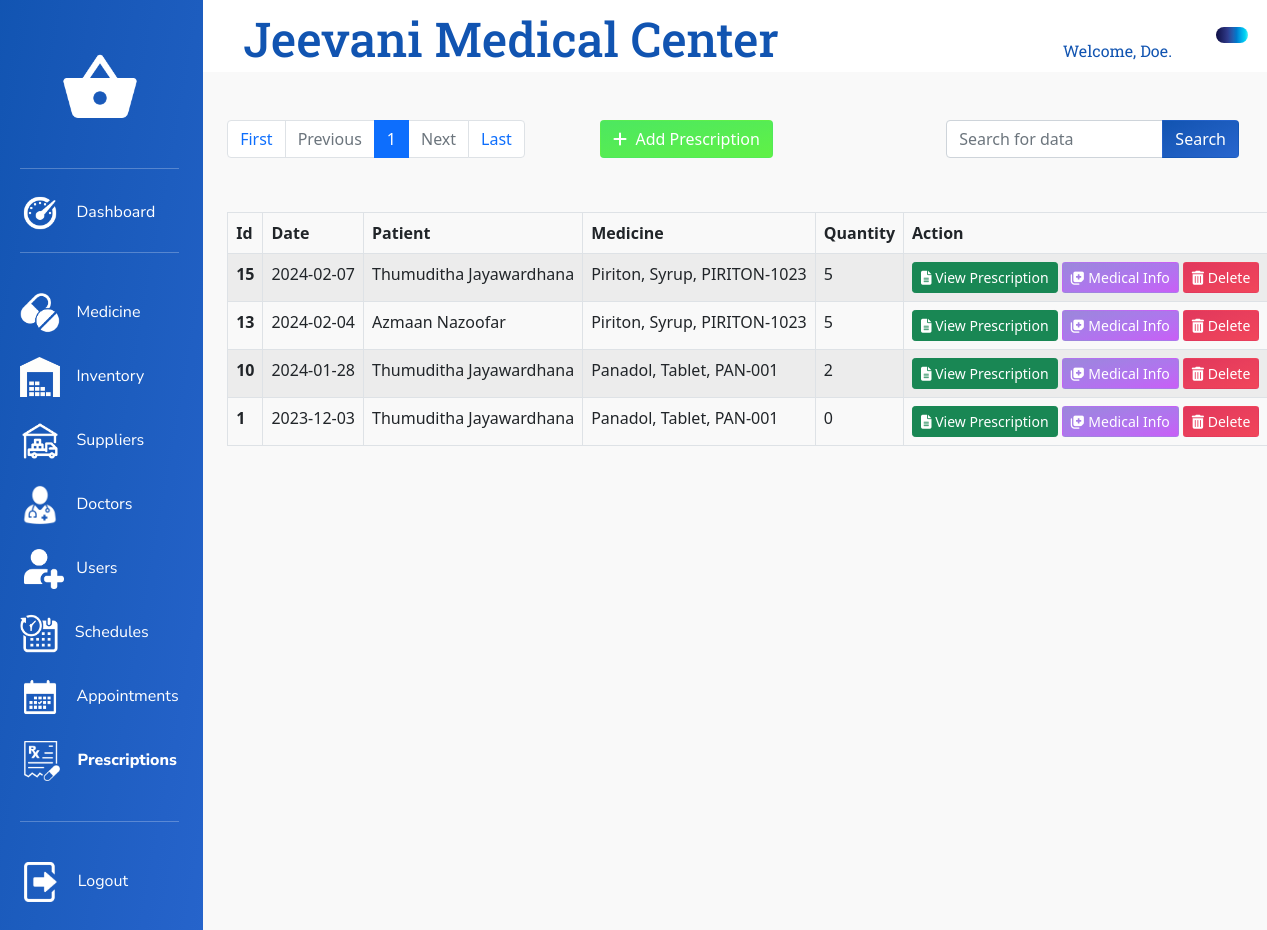
The app's page /View/Prescriptions.php (signed in) with its own data.
### tables this page shows
CREATE TABLE `prescription` (
  `prescription_id` int(11) NOT NULL,
  `prescription_appointment_id` int(11) NOT NULL,
  `prescription_medicine_id` int(11) NOT NULL,
  `prescription_medicine_qty` int(11) NOT NULL,
  `prescription_status` int(11) NOT NULL DEFAULT 1
);

CREATE TABLE `schedule` (
  `schedule_id` int(11) NOT NULL,
  `schedule_date` date NOT NULL,
  `schedule_doctor_id` int(11) NOT NULL,
  `schedule_start_time` time NOT NULL,
  `schedule_end_time` time NOT NULL,
  `schedule_available_time` time NOT NULL,
  `schedule_status` int(11) NOT NULL DEFAULT 1
);

CREATE TABLE `user` (
  `user_id` int(11) NOT NULL,
  `user_fname` varchar(256) NOT NULL,
  `user_lname` varchar(256) NOT NULL,
  `user_address` text DEFAULT 'N/A',
  `user_dob` date NOT NULL,
  `user_email` varchar(128) NOT NULL,
  `user_nic` varchar(12) NOT NULL,
  `user_password` varchar(256) NOT NULL,
  `user_role_id` int(11) NOT NULL,
  `user_attached_info_id` int(11) DEFAULT NULL,
  `user_status` int(11) NOT NULL DEFAULT 1
);

CREATE TABLE `medicine` (
  `medicine_id` int(11) NOT NULL,
  `medicine_name` varchar(256) NOT NULL,
  `medicine_batch_no` varchar(256) NOT NULL,
  `medicine_brand` varchar(256) NOT NULL,
  `medicine_company` varchar(256) NOT NULL,
  `medicine_category` varchar(256) NOT NULL,
  `medicine_size` varchar(64) NOT NULL,
  `medicine_price` decimal(12,2) NOT NULL,
  `medicine_info` text DEFAULT NULL,
  `medicine_stock_status` int(11) NOT NULL DEFAULT 0,
  `medicine_status` int(11) NOT NULL DEFAULT 1
);

### View/Prescriptions.php (the view, shortened to what the rows shown need)
<?php
require_once "../Model/PrescriptionInitializationModel.php";
?>
<!DOCTYPE html>
<html lang="en">
<head>
    <link rel="stylesheet" type="text/css" href="../bootstrap/bootstrap-5.0.2-dist/css/bootstrap.min.css">
    <link rel="stylesheet" type="text/css" href="../CSS/PrescriptionsStyles.css">
	<link rel="stylesheet" type="text/css" href="../CSS/AdminDashboardStyles.css">
    <link rel="stylesheet" type="text/css" href="../CSS/CommonDashboardStyles.css">
    <link rel="stylesheet" type="text/css" href="../CSS/Utilities.css">
</head>
<body>
    <div class="container-fluid">
        <div class="row">
            <div class="col-10">
                <div class="row">
                    <div class="col-12 title-content">
                        <h1 class="title-text">Jeevani Medical Center</h1>
                    </div>
                </div>
                <div class="row">
                    <div class="col-12 main-content">
                        <div class="row">
                            <div class="col-12">
                                <table class="table table-striped table-hover table-bordered table-responsive">
                                    <thead>
                                        <tr>
                                            <th scope="col">Id</th>
                                            <th scope="col">Date</th>
                                            <th scope="col">Patient</th>
                                            <th scope="col">Medicine</th>
                                            <th scope="col">Quantity</th>
                                            <th scope="th-sm" id="Action">Action</th>
                                        </tr>
                                    </thead>
                                    <tbody>
                                        <?php foreach ($prescriptions as $prescription) { ?>
                                            <tr>
                                                <th scope="row"><?php echo $prescription['prescription_id']; ?></th>
                                                <td id="prescriptionDate<?php echo $prescription['prescription_id']; ?>"> <?php echo $prescription['schedule_date']; ?></td>
                                                <td id="prescriptionPatient<?php echo $prescription['prescription_id']; ?>"> <?php echo ($prescription['user_fname'] . " " . $prescription['user_lname']); ?></td>
                                                <td id="prescriptionMedicine<?php echo $prescription['prescription_id']; ?>"> <?php echo ($prescription['medicine_name'] . ", " . $prescription['medicine_category'] . ", " . $prescription['medicine_batch_no']); ?></td>
                                                <td id="prescriptionQuantity<?php echo $prescription['prescription_id']; ?>"> <?php echo ($prescription['prescription_medicine_qty']); ?></td>
                                                <td>
                                                    <button type="button" class="btn btn-sm btn-success btn-action" name="viewPrescriptionButton" id="viewPrescription<?php echo $prescription['prescription_id'] ?>" onclick="openPrescriptionReport(this.id)"><i class="fa-solid fa-file-lines"></i>&nbsp;View Prescription</button>
                                                    <button type="button" class="btn btn-sm btn-themed-violet btn-action" name="medicalInfoButton" id="medicalInfo<?php echo $prescription['user_id'] ?>" onclick="openMedicalInfoPage(this.id)"><i class="fa-solid fa-notes-medical"></i>&nbsp;Medical Info</button>
                                                    <button type="button" class="btn btn-sm btn-themed-danger btn-action" name="deleteButton" id="del<?php echo $prescription['prescription_id'] ?>" onclick="openDeleteModal(this.id)"><i class="fa-solid fa-trash-can"></i>&nbsp;Delete</button>
                                                </td>
                                            </tr>
                                        <?php } ?>
                                    </tbody>
                                </table>
                            </div>
                        </div>
                    </div>
                </div>
            </div>
        </div>
    </div>
</body>
</html>

### records on screen
prescription: prescription_id "15", schedule.schedule_date "2024-02-07", user.user_fname "Thumuditha", user.user_lname "Jayawardhana", medicine.medicine_name "Piriton", medicine.medicine_category "Syrup", medicine.medicine_batch_no "PIRITON-1023", prescription_medicine_qty "5"
prescription: prescription_id "13", schedule.schedule_date "2024-02-04", user.user_fname "Azmaan", user.user_lname "Nazoofar", medicine.medicine_name "Piriton", medicine.medicine_category "Syrup", medicine.medicine_batch_no "PIRITON-1023", prescription_medicine_qty "5"
prescription: prescription_id "10", schedule.schedule_date "2024-01-28", user.user_fname "Thumuditha", user.user_lname "Jayawardhana", medicine.medicine_name "Panadol", medicine.medicine_category "Tablet", medicine.medicine_batch_no "PAN-001", prescription_medicine_qty "2"
prescription: prescription_id "1", schedule.schedule_date "2023-12-03", user.user_fname "Thumuditha", user.user_lname "Jayawardhana", medicine.medicine_name "Panadol", medicine.medicine_category "Tablet", medicine.medicine_batch_no "PAN-001", prescription_medicine_qty "0"

### other values on screen
$userName "Doe"
